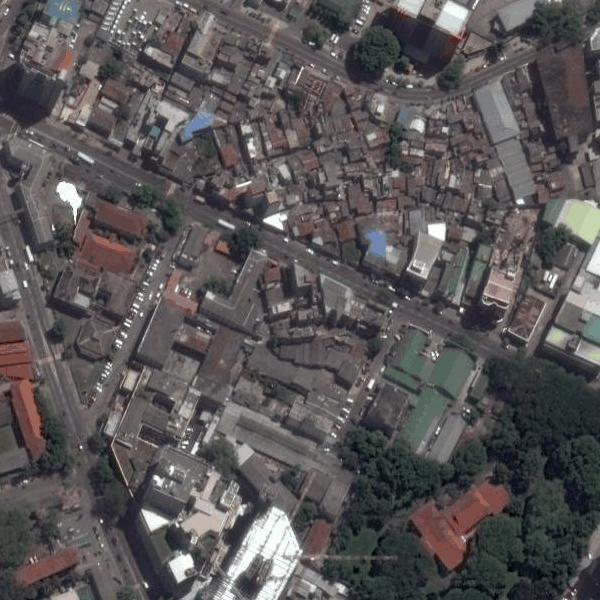
#> input picture SatellitePreprocessing/original.png, 600 x 600 px
$ python preprocess.py
#> lines starting #> are read from the running program, lines starting #| are printed output that depends on the picture
#!/usr/bin/env python

import cv2
import numpy as np
import cv2
import numpy as np
import matplotlib
import matplotlib.pyplot as plt
plt.switch_backend('Qt4Agg')

img = cv2.imread('original.png')
#> img is the input picture: shape (600, 600, 3); mean B, G, R 86.5, 85.6, 89.1

bilateral = cv2.bilateralFilter(img,9,75,75)

cv2.imwrite('bilaterla_filtered.png',bilateral)

median = cv2.medianBlur(img,15)
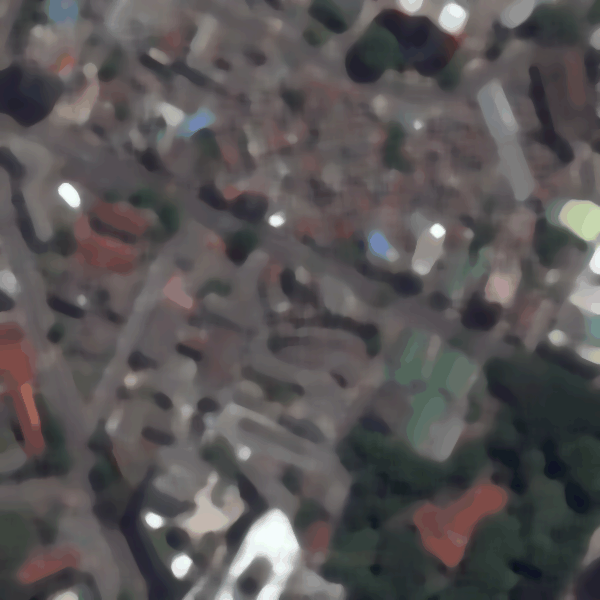
#> median: shape (600, 600, 3); mean B, G, R 85.4, 84.7, 88.4


img = cv2.imread('bilaterla_filtered.png')

# generating the kernels
kernel_sharpen_1 = np.array([[-1,-1,-1], [-1,9,-1], [-1,-1,-1]])
kernel_sharpen_2 = np.array([[1,1,1], [1,-7,1], [1,1,1]])
kernel_sharpen_3 = np.array([[-1,-1,-1,-1,-1],
                             [-1,2,2,2,-1],
                             [-1,2,8,2,-1],
                             [-1,2,2,2,-1],
                             [-1,-1,-1,-1,-1]]) / 8.0

# applying different kernels to the input image
output_1 = cv2.filter2D(img, -1, kernel_sharpen_1)
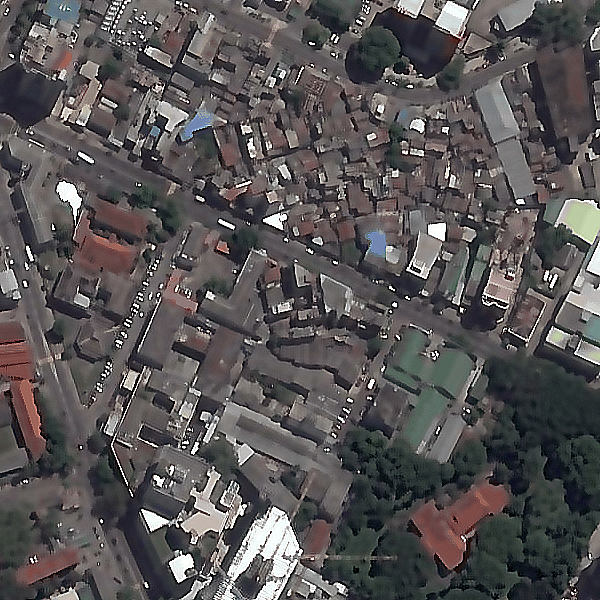
#> output_1: shape (600, 600, 3); mean B, G, R 85.4, 84.6, 88.1
output_2 = cv2.filter2D(img, -1, kernel_sharpen_2)
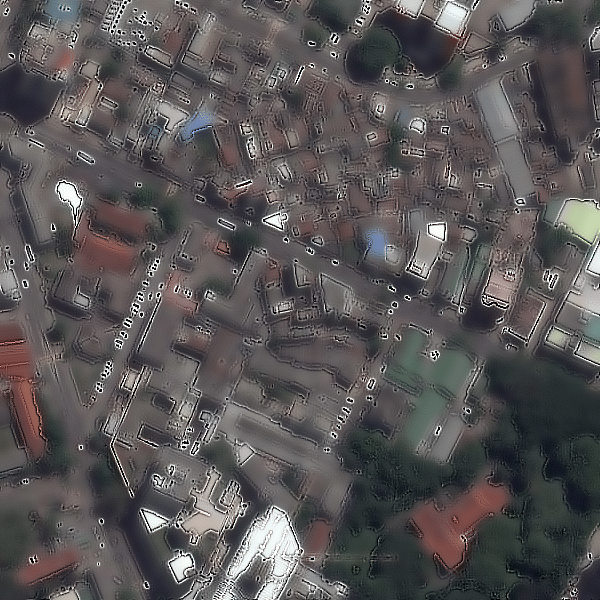
#> output_2: shape (600, 600, 3); mean B, G, R 86.7, 85.8, 89.3
output_3 = cv2.filter2D(img, -1, kernel_sharpen_3)

cv2.imwrite('edge_enhancement.png',output_3)

img = cv2.imread('edge_enhancement.png')

gray_image = cv2.cvtColor(img, cv2.COLOR_BGR2GRAY)
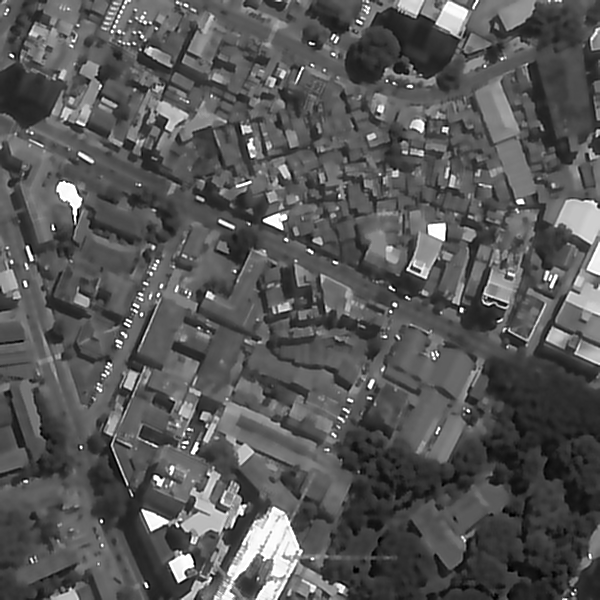
#> gray_image: shape (600, 600); min 0, max 255, mean 86.5
cv2.imwrite('gray_image.png',gray_image)

hist,bins = np.histogram(gray_image.flatten(),256,[0,256])
#> hist = 256 values, max 5772 at index 90, min 17 at index 3, mean 1406.2; bins = 257 values from 0 to 256
cdf = hist.cumsum()
#> cdf = 256 values from 88 to 360000

cdf_m = np.ma.masked_equal(cdf,0)
cdf_m = (cdf_m - cdf_m.min())*255/(cdf_m.max()-cdf_m.min())
cdf = np.ma.filled(cdf_m,0).astype('uint8')
#> cdf = 256 values from 0 to 255

img2 = cdf[img]
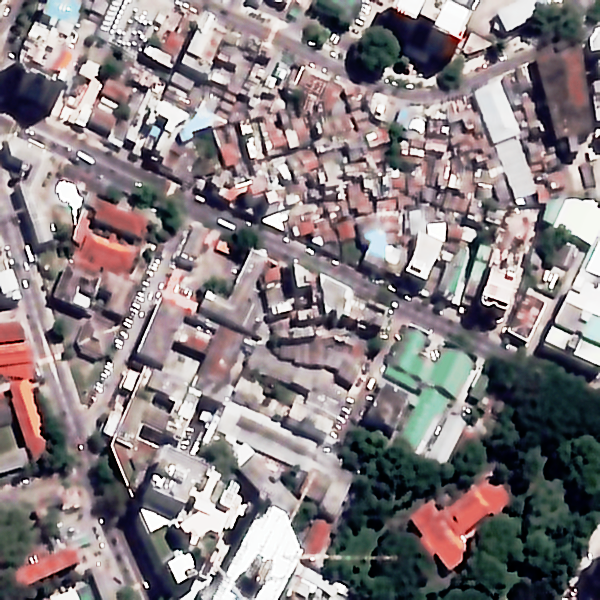
#> img2: shape (600, 600, 3); mean B, G, R 127.7, 125, 133.7
image_enhanced=img2
cv2.imwrite('Final.png',image_enhanced)

#recalculate cdf
hist,bins = np.histogram(image_enhanced.flatten(),256,[0,256])
#> hist = 256 values, max 16411 at index 154, min 0 at index 10, mean 4218.8
cdf = hist.cumsum()
#> cdf = 256 values from 5277 to 1080000
cdf_normalized = cdf * hist.max()/ cdf.max()
#> cdf_normalized = 256 values from 80.19 to 16411

plt.plot(cdf_normalized, color = 'b')
plt.hist(image_enhanced.flatten(),256,[0,256], color = 'r')
plt.xlim([0,256])
plt.legend(('cdf','histogram'), loc = 'upper left')
plt.savefig('histogram_final.png')
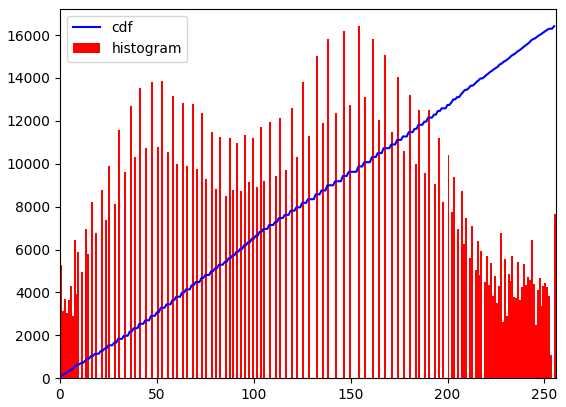
#> figure drawn by matplotlib, 1 panel; tallest bar 16411 high, from x = 154 to 155; curve peaks at x = 255, y = 16411
plt.show()
